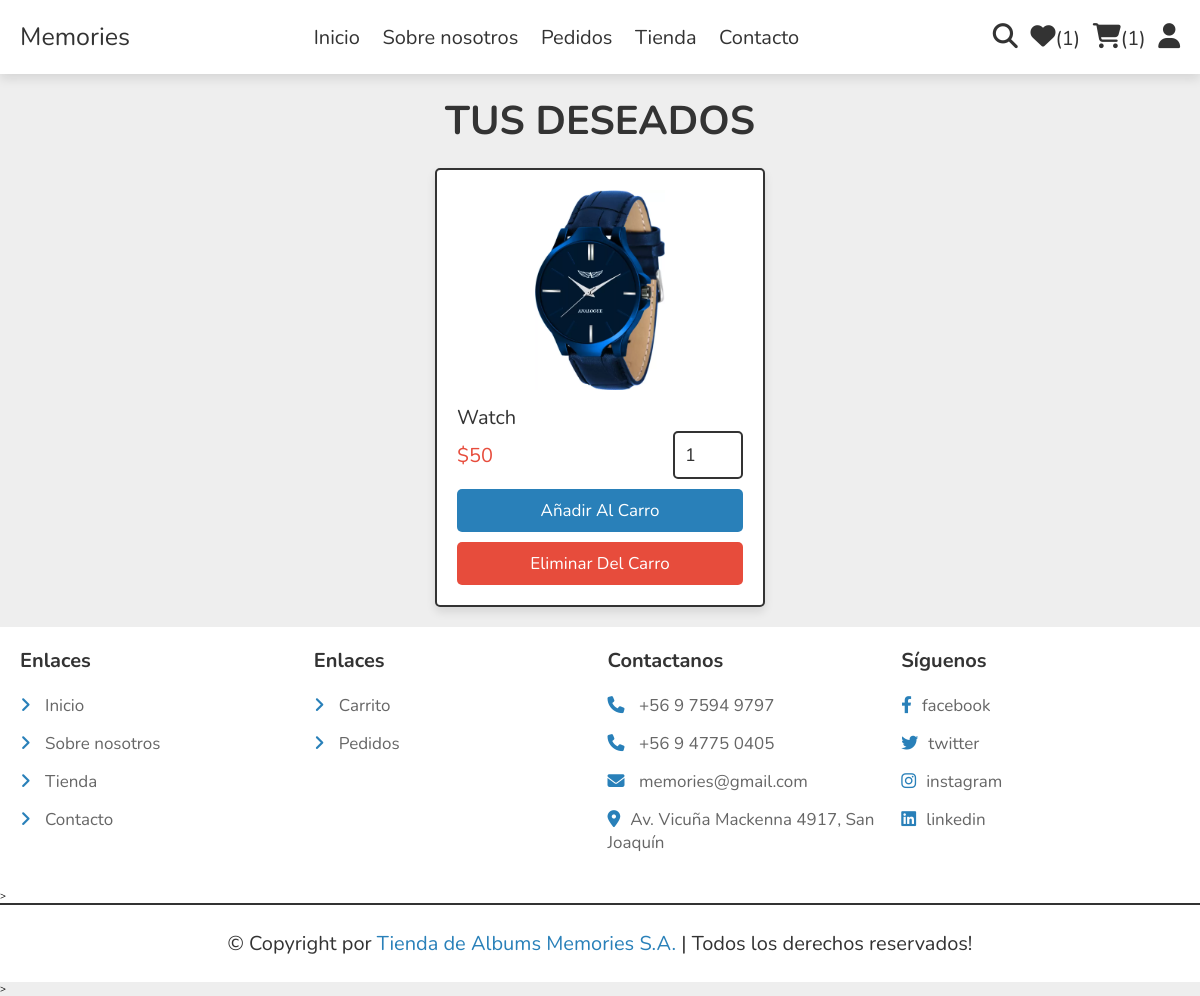
The app's page /wishlist/ (signed in) with its own data.
### store/models.py (models this page shows, shortened)
class WishList(models.Model):
    customer = models.ForeignKey(User, on_delete=models.CASCADE,null=False,blank=False)
    product_id = models.ForeignKey(Products, on_delete=models.CASCADE)

class Products(models.Model):
    category = models.ForeignKey(ProductCategory, on_delete=models.CASCADE,null=True,blank=False)
    name = models.CharField(max_length=50,blank=False,null=False)
    price = models.PositiveIntegerField(blank=False,null=False)
    details = models.TextField(blank=True)
    image_01 = models.ImageField()
    image_02 = models.ImageField()
    image_03 = models.ImageField()

### store/views.py (the view)
# urls.py: path('wishlist/',ListaDeDeseos,name='wishlist'),
@login_required
def ListaDeDeseos(request):
    products=WishList.objects.filter(customer=request.user)
    item_count=WishList.objects.filter(customer=request.user).count()
    cart_count=Cart.objects.filter(customer=request.user).count()
    context={'products':products,'item_count':item_count,'cart_count':cart_count}
    return render(request,'store/wishlist.html',context)

### store/templates/store/wishlist.html (shortened to what this page needs)
{% extends 'store/main.html' %}
{% load static %}
{% block content %}
<section class="products">
        <h3 class="heading">Tus deseados</h3>
        <div class="box-container">
            {% for product in products %}
            <form action="" method="POST" class="box">{% csrf_token %}
                <img src="{{product.product_id.image_01.url}}" alt="">
                <div class="name">{{product.product_id.name}}</div>
                <div class="flex">
                    <div class="price">${{product.product_id.price}}</div>
                    <input type="number" name="quantity" class="qty" min="1" max="99" onkeypress="if(this.value.length == 2) return false;" value="1">
                </div>
                <input type="submit" value="Añadir al carro" class="btn" name="add_to_cart" formaction="{% url 'addcart' %}">
                <input type="submit" formaction="{% url 'delete_from_wishlist' %}" value="Eliminar del carro" onclick="return confirm('Seguro que quieres eliminarlo?');" class="delete-btn" name="delete">
            </form>
            {% endfor %}
        </div>
    </section>
{% endblock content %}

### store/static/CSS/style.css (style rules this page uses)
:root { --main-color:#2980b9; --orange:#f39c12; --red:#e74c3c; --black:#333; --white:#fff; --light-color:#666; --light-bg:#eee; --border:.2rem solid var(--black); --box-shadow:0 .5rem 1rem rgba(0,0,0,.1); }
* { font-family: 'Nunito', sans-serif; margin:0; padding:0; box-sizing: border-box; outline: none; border:none; text-decoration: none; }
html { font-size: 62.5%; overflow-x: hidden; }
body { background-color: var(--light-bg); }
section { padding:2rem; max-width: 1200px; margin:0 auto; }
.heading { font-size: 4rem; color:var(--black); margin-bottom: 2rem; text-align: center; text-transform: uppercase; }
.btn, .delete-btn, .option-btn { display: block; width: 100%; margin-top: 1rem; border-radius: .5rem; padding:1rem 3rem; font-size: 1.7rem; text-transform: capitalize; color:var(--white); cursor: pointer; text-align: center; }
.btn { background-color: var(--main-color); }
.delete-btn { background-color: var(--red); }
.products .box-container { display: grid; grid-template-columns: repeat(auto-fit, 33rem); gap:1.5rem; justify-content: center; align-items: flex-start; }
.products .box-container .box { position: relative; background-color: var(--white); box-shadow: var(--box-shadow); border-radius: .5rem; border:var(--border); padding:2rem; overflow: hidden; }
.products .box-container .box img { height: 20rem; width: 100%; object-fit: contain; margin-bottom: 1rem; }
.products .box-container .box .name { font-size: 2rem; color:var(--black); }
.products .box-container .box .flex { display: flex; align-items: center; gap:1rem; }
.products .box-container .box .flex .qty { width: 7rem; padding:1rem; border:var(--border); font-size: 1.8rem; color:var(--black); border-radius: .5rem; }
.products .box-container .box .flex .price { font-size: 2rem; color:var(--red); margin-right: auto; }

### records on screen
WishList: product_id.image_01 (picture), product_id.name "Watch", product_id.price "50"

### other values on screen
{{ item_count }} "1"
{{ cart_count }} "1"
